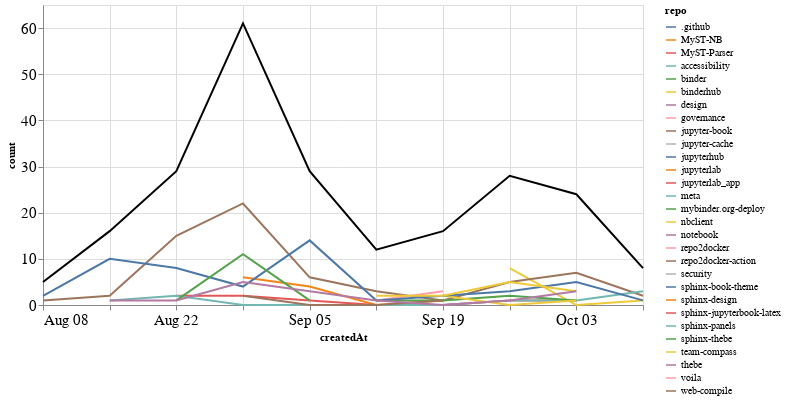

The notebook cell saved with this chart:
### Markdown cell above
### Comments

### Code cell
comments_time = comments.groupby('repo').resample('W', on='createdAt').count()['author'].reset_index()
comments_time = comments_time.rename(columns={'author': 'count'})
comments_time_total = comments_time.groupby('createdAt').agg({"count": "sum"}).reset_index()
ch1 = alt.Chart(comments_time, width=600).mark_line().encode(
    x='createdAt',
    y='count',
    color='repo',
    tooltip="repo"
)

ch2 = alt.Chart(comments_time_total, width=600).mark_line(color="black").encode(
    x='createdAt',
    y='count',
)

ch1 + ch2

### Figure 1 — Vega-Lite specification as saved in the notebook (floating-point values rounded to 4 significant figures)
{"config": {"axisLeft": {"labelFontSize": 15}, "axisBottom": {"labelFontSize": 15}}, "layer": [{"data": {"name": "data-c70f88249eaefb18dca615b5241628cd"}, "mark": "line", "encoding": {"color": {"type": "nominal", "field": "repo"}, "tooltip": {"type": "nominal", "field": "repo"}, "x": {"type": "temporal", "field": "createdAt"}, "y": {"type": "quantitative", "field": "count"}}, "width": 600}, {"data": {"name": "data-045338daf3d7554ae239877ab0f8de06"}, "mark": {"type": "line", "color": "black"}, "encoding": {"x": {"type": "temporal", "field": "createdAt"}, "y": {"type": "quantitative", "field": "count"}}, "width": 600}], "$schema": "https://vega.github.io/schema/vega-lite/v4.8.1.json", "datasets": {"data-c70f88249eaefb18dca615b5241628cd": [{"repo": ".github", "createdAt": "2021-09-12T00:00:00", "count": 1}, {"repo": "MyST-NB", "createdAt": "2021-08-29T00:00:00", "count": 6}, {"repo": "MyST-NB", "createdAt": "2021-09-05T00:00:00", "count": 4}, {"repo": "MyST-NB", "createdAt": "2021-09-12T00:00:00", "count": 0}, {"repo": "MyST-NB", "createdAt": "2021-09-19T00:00:00", "count": 1}, {"repo": "MyST-Parser", "createdAt": "2021-08-22T00:00:00", "count": 2}, {"repo": "MyST-Parser", "createdAt": "2021-08-29T00:00:00", "count": 2}, {"repo": "MyST-Parser", "createdAt": "2021-09-05T00:00:00", "count": 1}, {"repo": "MyST-Parser", "createdAt": "2021-09-12T00:00:00", "count": 0}, {"repo": "MyST-Parser", "createdAt": "2021-09-19T00:00:00", "count": 0}, {"repo": "MyST-Parser", "createdAt": "2021-09-26T00:00:00", "count": 1}, {"repo": "MyST-Parser", "createdAt": "2021-10-03T00:00:00", "count": 1}, {"repo": "accessibility", "createdAt": "2021-08-29T00:00:00", "count": 2}, {"repo": "binder", "createdAt": "2021-09-19T00:00:00", "count": 1}, {"repo": "binderhub", "createdAt": "2021-09-26T00:00:00", "count": 8}, {"repo": "binderhub", "createdAt": "2021-10-03T00:00:00", "count": 0}, {"repo": "binderhub", "createdAt": "2021-10-10T00:00:00", "count": 1}, {"repo": "design", "createdAt": "2021-08-29T00:00:00", "count": 1}, {"repo": "governance", "createdAt": "2021-09-19T00:00:00", "count": 2}, {"repo": "jupyter-book", "createdAt": "2021-08-08T00:00:00", "count": 1}, {"repo": "jupyter-book", "createdAt": "2021-08-15T00:00:00", "count": 2}, {"repo": "jupyter-book", "createdAt": "2021-08-22T00:00:00", "count": 15}, {"repo": "jupyter-book", "createdAt": "2021-08-29T00:00:00", "count": 22}, {"repo": "jupyter-book", "createdAt": "2021-09-05T00:00:00", "count": 6}, {"repo": "jupyter-book", "createdAt": "2021-09-12T00:00:00", "count": 3}, {"repo": "jupyter-book", "createdAt": "2021-09-19T00:00:00", "count": 1}, {"repo": "jupyter-book", "createdAt": "2021-09-26T00:00:00", "count": 5}, {"repo": "jupyter-book", "createdAt": "2021-10-03T00:00:00", "count": 7}, {"repo": "jupyter-book", "createdAt": "2021-10-10T00:00:00", "count": 2}, {"repo": "jupyter-cache", "createdAt": "2021-08-29T00:00:00", "count": 1}, {"repo": "jupyterhub", "createdAt": "2021-08-29T00:00:00", "count": 4}, {"repo": "jupyterlab", "createdAt": "2021-08-15T00:00:00", "count": 2}, {"repo": "jupyterlab_app", "createdAt": "2021-09-26T00:00:00", "count": 1}, {"repo": "meta", "createdAt": "2021-08-15T00:00:00", "count": 1}, {"repo": "meta", "createdAt": "2021-08-22T00:00:00", "count": 2}, {"repo": "meta", "createdAt": "2021-08-29T00:00:00", "count": 0}, {"repo": "meta", "createdAt": "2021-09-05T00:00:00", "count": 0}, {"repo": "meta", "createdAt": "2021-09-12T00:00:00", "count": 0}, {"repo": "meta", "createdAt": "2021-09-19T00:00:00", "count": 0}, {"repo": "meta", "createdAt": "2021-09-26T00:00:00", "count": 1}, {"repo": "meta", "createdAt": "2021-10-03T00:00:00", "count": 1}, {"repo": "meta", "createdAt": "2021-10-10T00:00:00", "count": 3}, {"repo": "mybinder.org-deploy", "createdAt": "2021-09-12T00:00:00", "count": 1}, {"repo": "mybinder.org-deploy", "createdAt": "2021-09-19T00:00:00", "count": 1}, {"repo": "mybinder.org-deploy", "createdAt": "2021-09-26T00:00:00", "count": 2}, {"repo": "mybinder.org-deploy", "createdAt": "2021-10-03T00:00:00", "count": 1}, {"repo": "nbclient", "createdAt": "2021-09-19T00:00:00", "count": 2}, {"repo": "nbclient", "createdAt": "2021-09-26T00:00:00", "count": 0}, {"repo": "nbclient", "createdAt": "2021-10-03T00:00:00", "count": 1}, {"repo": "notebook", "createdAt": "2021-10-10T00:00:00", "count": 1}, {"repo": "repo2docker", "createdAt": "2021-09-12T00:00:00", "count": 1}, {"repo": "repo2docker", "createdAt": "2021-09-19T00:00:00", "count": 3}, {"repo": "repo2docker-action", "createdAt": "2021-08-29T00:00:00", "count": 2}, {"repo": "repo2docker-action", "createdAt": "2021-09-05T00:00:00", "count": 0}, {"repo": "repo2docker-action", "createdAt": "2021-09-12T00:00:00", "count": 0}, {"repo": "repo2docker-action", "createdAt": "2021-09-19T00:00:00", "count": 1}, {"repo": "security", "createdAt": "2021-10-03T00:00:00", "count": 1}, {"repo": "sphinx-book-theme", "createdAt": "2021-08-08T00:00:00", "count": 2}, {"repo": "sphinx-book-theme", "createdAt": "2021-08-15T00:00:00", "count": 10}, {"repo": "sphinx-book-theme", "createdAt": "2021-08-22T00:00:00", "count": 8}, {"repo": "sphinx-book-theme", "createdAt": "2021-08-29T00:00:00", "count": 4}, {"repo": "sphinx-book-theme", "createdAt": "2021-09-05T00:00:00", "count": 14}, {"repo": "sphinx-book-theme", "createdAt": "2021-09-12T00:00:00", "count": 1}, {"repo": "sphinx-book-theme", "createdAt": "2021-09-19T00:00:00", "count": 2}, {"repo": "sphinx-book-theme", "createdAt": "2021-09-26T00:00:00", "count": 3}, {"repo": "sphinx-book-theme", "createdAt": "2021-10-03T00:00:00", "count": 5}, {"repo": "sphinx-book-theme", "createdAt": "2021-10-10T00:00:00", "count": 1}, {"repo": "sphinx-design", "createdAt": "2021-08-08T00:00:00", "count": 2}, {"repo": "sphinx-jupyterbook-latex", "createdAt": "2021-10-03T00:00:00", "count": 1}, {"repo": "sphinx-panels", "createdAt": "2021-08-29T00:00:00", "count": 1}, {"repo": "sphinx-thebe", "createdAt": "2021-08-22T00:00:00", "count": 1}, {"repo": "sphinx-thebe", "createdAt": "2021-08-29T00:00:00", "count": 11}, {"repo": "sphinx-thebe", "createdAt": "2021-09-05T00:00:00", "count": 1}, {"repo": "team-compass", "createdAt": "2021-09-12T00:00:00", "count": 2}, {"repo": "team-compass", "createdAt": "2021-09-19T00:00:00", "count": 2}, {"repo": "team-compass", "createdAt": "2021-09-26T00:00:00", "count": 5}, {"repo": "team-compass", "createdAt": "2021-10-03T00:00:00", "count": 3}, {"repo": "thebe", "createdAt": "2021-08-15T00:00:00", "count": 1}, {"repo": "thebe", "createdAt": "2021-08-22T00:00:00", "count": 1}, {"repo": "thebe", "createdAt": "2021-08-29T00:00:00", "count": 5}, {"repo": "thebe", "createdAt": "2021-09-05T00:00:00", "count": 3}, {"repo": "thebe", "createdAt": "2021-09-12T00:00:00", "count": 1}, {"repo": "thebe", "createdAt": "2021-09-19T00:00:00", "count": 0}, {"repo": "thebe", "createdAt": "2021-09-26T00:00:00", "count": 1}, {"repo": "thebe", "createdAt": "2021-10-03T00:00:00", "count": 3}, {"repo": "voila", "createdAt": "2021-09-12T00:00:00", "count": 2}, {"repo": "web-compile", "createdAt": "2021-09-26T00:00:00", "count": 1}], "data-045338daf3d7554ae239877ab0f8de06": [{"createdAt": "2021-08-08T00:00:00", "count": 5}, {"createdAt": "2021-08-15T00:00:00", "count": 16}, {"createdAt": "2021-08-22T00:00:00", "count": 29}, {"createdAt": "2021-08-29T00:00:00", "count": 61}, {"createdAt": "2021-09-05T00:00:00", "count": 29}, {"createdAt": "2021-09-12T00:00:00", "count": 12}, {"createdAt": "2021-09-19T00:00:00", "count": 16}, {"createdAt": "2021-09-26T00:00:00", "count": 28}, {"createdAt": "2021-10-03T00:00:00", "count": 24}, {"createdAt": "2021-10-10T00:00:00", "count": 8}]}}
